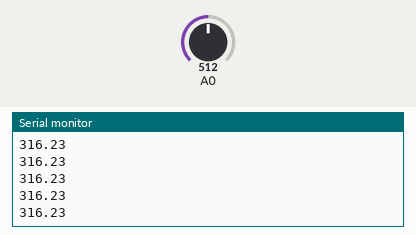
Bench run of a sketch on a simulated Arduino Uno, built with avr-gcc and run on an emulated ATmega328P. On the bench: the last lines printed to the serial monitor. The test bench sets the inputs (shaded band); at power-on: A0 = 512.

Above: at 1.2 s.
1.3 s: A0 set to 716
At 2.0 s:
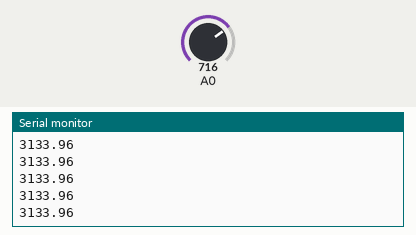
2.8 s: A0 set to 900
At 3.3 s:
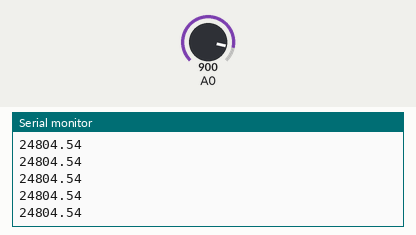
Timing chart, 0 to 5.8 s (numbered marks = the images above; inputs shaded):
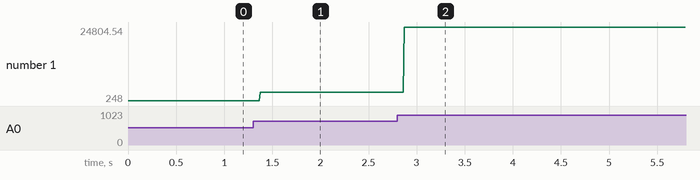

The sketch:

GA1AS202LightSensor.ino
```cpp
/*
  GA1AS202 Light sensor

   reads sensor on analog inout, outputs light value in lux

   Slight rearrangement of  Bill Earl's example for Adafruit,
   with more notes.

   This version assumes a 3.3V supply for the board, not 5V.
   If you're using a 5V board, attach AREF to 3.3V and add this to setup:
   analogReference(EXTERNAL);

   modified 22 Jan 2016
   by Tom Igoe
 */

void setup() {
  Serial.begin(9600);   // initialize serial communication
}

void loop() {
  // read the sensor:
  int lightSensor = analogRead(A0);
   /*
     Top of sensor range is 100000 (10^5) lux.
     (the 5.0 below is the exponent, NOT 5V)
     Lux changes on a log10 scale, so you need to
     use the power (pow()) function to do the conversion:
  */
  float lux = lightSensor * 5.0 / 1024;
  lux = pow(10, lux);
  Serial.println(lux);
}
```

Measured:
- after the input at 1.3 s, the serial monitor: prints a new line after 0.07 s (image 1)
- after the input at 2.8 s, the serial monitor: prints a new line after 0.07 s (image 2)
- plotted number 1: 316.23 → 3133.96 after the input at 1.3 s, 3133.96 → 248 after the input at 2.8 s
